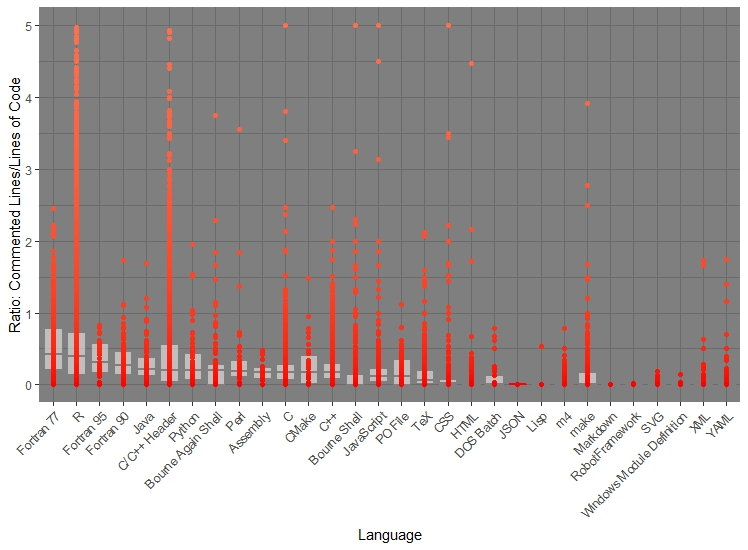

This chart was generated by the following R code:
library("dplyr")
library("ggplot2")

# get rid of scientific notation
options(scipen=999)

# load data
cran_code <- readr::read_csv("https://raw.githubusercontent.com/rfordatascience/tidytuesday/master/data/2019/2019-11-12/loc_cran_packages.csv")

## remove entries without any lines of code
cran_code <- cran_code[cran_code$code != 0,]

# calculate ratio of comment to code
cran_code$ratio <- cran_code$comment/cran_code$code

#calculate number of packages per language
cran_code$language <- as.factor(cran_code$language)
summary <- as.data.frame(summary(cran_code$language))
names(summary)[names(summary) == "summary(cran_code$language)"] <- "count"

# merge number of packages with full dataset
summary$language <- row.names(summary)
cran_code_rank <- merge(cran_code, summary, by = "language", all = TRUE)

## remove all but top 30 languages
sort <- cran_code_rank[order(-cran_code_rank$count),]
unique <- sort[!duplicated(sort$language),]
top30 <- unique[c(1:30),]
minvalue <- min(top30$count)
top30_toplot <- sort[sort$count >= minvalue,]

# get rid of NA values
top30_toplot <- na.omit(top30_toplot)

# define breaks for color gradient
#my_breaks = c(0, 0.5, 2)

# plot
g <- ggplot(top30_toplot, aes(x= reorder(language, -ratio, FUN = median), y = ratio, color = top30_toplot$ratio)) + geom_boxplot(show.legend= FALSE, alpha = 0.5) + geom_point(show.legend = FALSE) + scale_color_gradient2(high = "white", mid = "red", low = "red", midpoint = 0.0000001, trans = "pseudo_log") + ylim(0,5)

theme <- theme(axis.text.x = element_text(angle = 45, hjust = 1)) + theme_dark()

final <- g + theme + ylab("Ratio: Commented Lines/Lines of Code") + xlab("Language")

plot(final)
